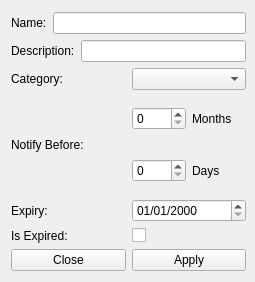
<?xml version="1.0" encoding="UTF-8"?>
<ui version="4.0">
 <class>contractInfoWin</class>
 <widget class="QWidget" name="contractInfoWin">
  <property name="geometry">
   <rect>
    <x>0</x>
    <y>0</y>
    <width>255</width>
    <height>282</height>
   </rect>
  </property>
  <property name="windowTitle">
   <string>Contract Info</string>
  </property>
  <widget class="QWidget" name="">
   <property name="geometry">
    <rect>
     <x>11</x>
     <y>12</y>
     <width>235</width>
     <height>259</height>
    </rect>
   </property>
   <layout class="QVBoxLayout" name="verticalLayout_2">
    <item>
     <layout class="QHBoxLayout" name="horizontalLayout_5">
      <item>
       <widget class="QLabel" name="label">
        <property name="text">
         <string>Name:</string>
        </property>
       </widget>
      </item>
      <item>
       <widget class="QLineEdit" name="nameBox"/>
      </item>
     </layout>
    </item>
    <item>
     <layout class="QHBoxLayout" name="horizontalLayout_4">
      <item>
       <widget class="QLabel" name="label_2">
        <property name="text">
         <string>Description:</string>
        </property>
       </widget>
      </item>
      <item>
       <widget class="QLineEdit" name="descBox"/>
      </item>
     </layout>
    </item>
    <item>
     <layout class="QHBoxLayout" name="horizontalLayout_9">
      <item>
       <widget class="QLabel" name="label_8">
        <property name="text">
         <string>Category:</string>
        </property>
       </widget>
      </item>
      <item>
       <widget class="QComboBox" name="categoryBox"/>
      </item>
     </layout>
    </item>
    <item>
     <layout class="QHBoxLayout" name="horizontalLayout_3">
      <item>
       <widget class="QLabel" name="label_4">
        <property name="text">
         <string>Notify Before:</string>
        </property>
       </widget>
      </item>
      <item>
       <layout class="QVBoxLayout" name="verticalLayout">
        <item>
         <layout class="QHBoxLayout" name="horizontalLayout">
          <item>
           <widget class="QSpinBox" name="notifyMonthsVal"/>
          </item>
          <item>
           <widget class="QLabel" name="label_6">
            <property name="text">
             <string>Months</string>
            </property>
           </widget>
          </item>
         </layout>
        </item>
        <item>
         <layout class="QHBoxLayout" name="horizontalLayout_2">
          <item>
           <widget class="QSpinBox" name="notifyDaysVal"/>
          </item>
          <item>
           <widget class="QLabel" name="label_7">
            <property name="text">
             <string>Days</string>
            </property>
           </widget>
          </item>
         </layout>
        </item>
       </layout>
      </item>
     </layout>
    </item>
    <item>
     <layout class="QHBoxLayout" name="horizontalLayout_6">
      <item>
       <widget class="QLabel" name="label_3">
        <property name="text">
         <string>Expiry:</string>
        </property>
       </widget>
      </item>
      <item>
       <widget class="QDateEdit" name="expiryDate">
        <property name="dateTime">
         <datetime>
          <hour>0</hour>
          <minute>0</minute>
          <second>0</second>
          <year>2000</year>
          <month>1</month>
          <day>1</day>
         </datetime>
        </property>
        <property name="displayFormat">
         <string>dd/MM/yyyy</string>
        </property>
       </widget>
      </item>
     </layout>
    </item>
    <item>
     <layout class="QHBoxLayout" name="horizontalLayout_7">
      <item>
       <widget class="QLabel" name="label_5">
        <property name="text">
         <string>Is Expired:</string>
        </property>
       </widget>
      </item>
      <item>
       <widget class="QCheckBox" name="isExpired">
        <property name="text">
         <string/>
        </property>
       </widget>
      </item>
     </layout>
    </item>
    <item>
     <layout class="QHBoxLayout" name="horizontalLayout_8">
      <item>
       <widget class="QPushButton" name="closeBtn">
        <property name="text">
         <string>Close</string>
        </property>
       </widget>
      </item>
      <item>
       <widget class="QPushButton" name="applyBtn">
        <property name="text">
         <string>Apply</string>
        </property>
       </widget>
      </item>
     </layout>
    </item>
   </layout>
  </widget>
 </widget>
 <resources/>
 <connections/>
</ui>
